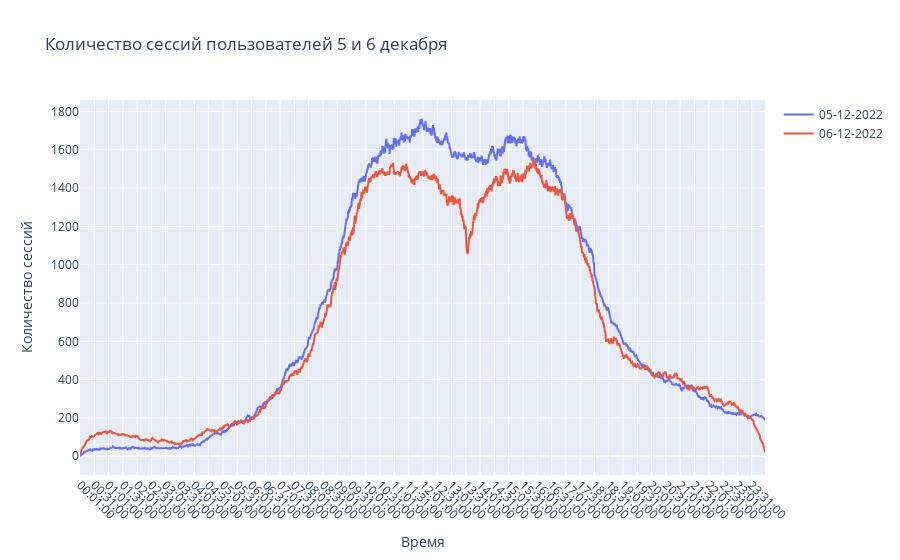

Notebook source saved alongside this figure:
### Code cell
fig = go.Figure()

# создаем объект trace1 для df1
trace1 = go.Scatter(x=data_merge['time'], y=data_merge['users_1'], name='05-12-2022')

# создаем объект trace2 для df2
trace2 = go.Scatter(x=data_merge['time'], y=data_merge['users_2'], name='06-12-2022')

# добавляем объекты trace в fig
fig.add_trace(trace1)
fig.add_trace(trace2)

# добавляем оси x и y
fig.update_layout(title='Количество сессий пользователей 5 и 6 декабря', xaxis_title='Время', yaxis_title='Количество сессий', xaxis=dict(tickangle=45))

# отображаем график
fig.show()

### Figure 1 — Plotly figure (JSON) as saved in the notebook; plotly's stock layout.template omitted (floating-point values rounded to 4 significant figures; data arrays with more than 128 entries replaced by an {"elided": "..."} marker saying what was removed)
{"data": [{"name": "05-12-2022", "type": "scatter", "x": {"elided": "1439 str values"}, "y": {"elided": "1439 int values"}}, {"name": "06-12-2022", "type": "scatter", "x": {"elided": "1439 str values"}, "y": {"elided": "1439 int values"}}], "layout": {"title": {"text": "Количество сессий пользователей 5 и 6 декабря"}, "xaxis": {"tickangle": 45, "title": {"text": "Время"}}, "yaxis": {"title": {"text": "Количество сессий"}}}}
